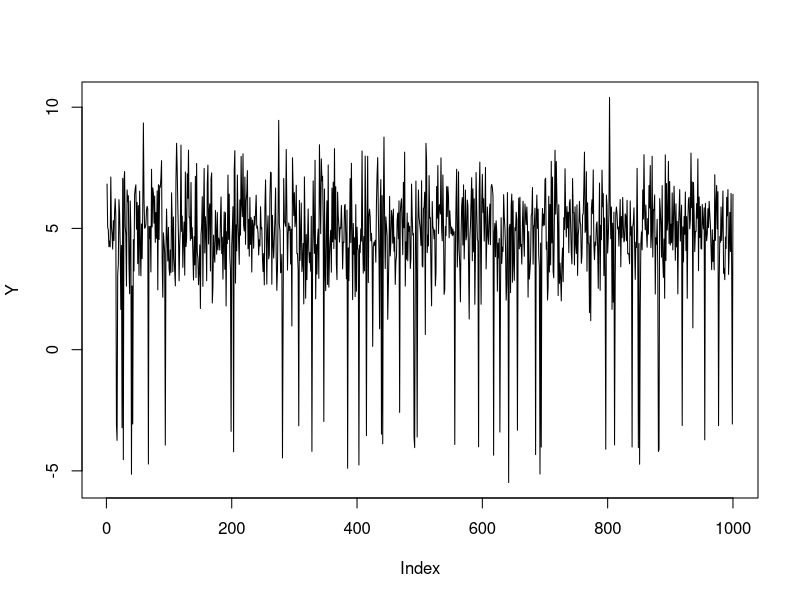

Recreate this plot in R. (Note: this script raises an error after producing the figure.)
### Generate Gaussian Mixture ###

## Mixture in matrix format. First column is mean, second column is standard deviation, third is mix proportion. ##
Mixture = matrix(c(5,-4,1.5,0.7,0.95,0.05), nrow = 2, byrow = FALSE)



## Simulate Gaussian Mixture ##


SimGaussMix <- function(n, Mixture){
  
  Y = array(NA, n)
  
  J = nrow(Mixture)
  
  for (i in 1:n){
    Gaus = sample(c(1:J),size = 1, prob = Mixture[,3])
    Y[i] = rnorm(1, mean = Mixture[Gaus,1], sd = Mixture[Gaus,2])

  }
  return(Y)
  
}

Y = SimGaussMix(1000, Mixture)

plot(Y, type = "l")

### Estimate Gaussian Mixture by EM Algorithm ###

# E-Step

E_EMGaussMix <- function(Y,J, Mixture){
  
  N = length(Y)
  P = array(NA, c(N,J))
  
  for (i in 1:N){
    for (j in 1:J){
      P[i,j] = Mixture[j,3]*dnorm(Y[i], Mixture[j,1], Mixture[j,2]) / sum(Mixture[,3]*dnorm(Y[i], Mixture[,1], Mixture[,2]))
    }
  }
  return(P)
}


# M-Step 

M_EMGaussMix <- function(Y,J,P){
  
  N = length(Y)
  
  Mixture = array(NA, dim = c(J,3))
  
  for (j in 1:J){
    Mixture[j,1] = 1/sum(P[,j]) * sum(P[,j]*Y)
    Mixture[j,2] = sqrt(1/sum(P[,j]) * sum(P[,j]*(Y-Mixture[j,1])**2))
    Mixture[j,3] = sum(P[,j]) / N 
  }
  return(Mixture)
}



Run_EMGaussMix <- function(Y,J, IT){
  
  # Initialize mixture
  
  N = length(Y)
  
  Mixture = array(NA, dim = c(J,3))

  seq_init = seq(from = 0.7, to = 1.5, length.out = J)
  
  Mixture[,1] = mean(Y) * seq_init
  Mixture[,2] = sd(Y) * seq_init
  Mixture[,3] = 1/J
  
  for (i in 1:IT){
    P = E_EMGaussMix(Y,J, Mixture)
    Mixture = M_EMGaussMix(Y,J,P)
  }
  
  LLK = 0
  
  for (i in 1:N){
    K_LLK = 0
    for (j in 1:J){
      K_LLK = K_LLK + Mixture[j,3]*dnorm(Y[i], mean = Mixture[j,1], sd = Mixture[j,2])
    }
    
    LLK = LLK + log(K_LLK)
    

    
  }

  print(paste("LLK:",sum(LLK)))
  
  BIC = (nrow(Mixture)*3-1)*log(N) - 2*sum(LLK)
  
  print(paste("BIC:", BIC))
  return(Mixture)
  
  
}


Run_EMGaussMix(vY,3,1000)

plot(density(vY))

plot(density(Y))
